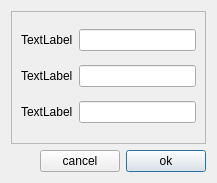
<?xml version="1.0" encoding="UTF-8"?>
<ui version="4.0">
 <class>BlockDialog</class>
 <widget class="QDialog" name="BlockDialog">
  <property name="windowModality">
   <enum>Qt::WindowModal</enum>
  </property>
  <property name="geometry">
   <rect>
    <x>0</x>
    <y>0</y>
    <width>217</width>
    <height>183</height>
   </rect>
  </property>
  <property name="windowTitle">
   <string>Dialog</string>
  </property>
  <layout class="QGridLayout" name="gridLayout_2">
   <item row="0" column="0" colspan="3">
    <widget class="QFrame" name="frmFuses">
     <property name="frameShape">
      <enum>QFrame::StyledPanel</enum>
     </property>
     <property name="frameShadow">
      <enum>QFrame::Raised</enum>
     </property>
     <layout class="QGridLayout" name="gridLayout">
      <item row="0" column="0">
       <widget class="QLabel" name="lblFrom">
        <property name="text">
         <string>TextLabel</string>
        </property>
       </widget>
      </item>
      <item row="0" column="1">
       <widget class="QLineEdit" name="txiFrom"/>
      </item>
      <item row="1" column="0">
       <widget class="QLabel" name="lblTo">
        <property name="text">
         <string>TextLabel</string>
        </property>
       </widget>
      </item>
      <item row="1" column="1">
       <widget class="QLineEdit" name="txiTo"/>
      </item>
      <item row="2" column="0">
       <widget class="QLabel" name="lblVal">
        <property name="text">
         <string>TextLabel</string>
        </property>
       </widget>
      </item>
      <item row="2" column="1">
       <widget class="QLineEdit" name="txiVal"/>
      </item>
     </layout>
    </widget>
   </item>
   <item row="1" column="2">
    <widget class="QPushButton" name="pushOk">
     <property name="text">
      <string>ok</string>
     </property>
    </widget>
   </item>
   <item row="1" column="1">
    <widget class="QPushButton" name="pushCancel">
     <property name="text">
      <string>cancel</string>
     </property>
    </widget>
   </item>
   <item row="1" column="0">
    <spacer name="horizontalSpacer">
     <property name="orientation">
      <enum>Qt::Horizontal</enum>
     </property>
     <property name="sizeHint" stdset="0">
      <size>
       <width>40</width>
       <height>20</height>
      </size>
     </property>
    </spacer>
   </item>
  </layout>
 </widget>
 <resources/>
 <connections/>
</ui>
